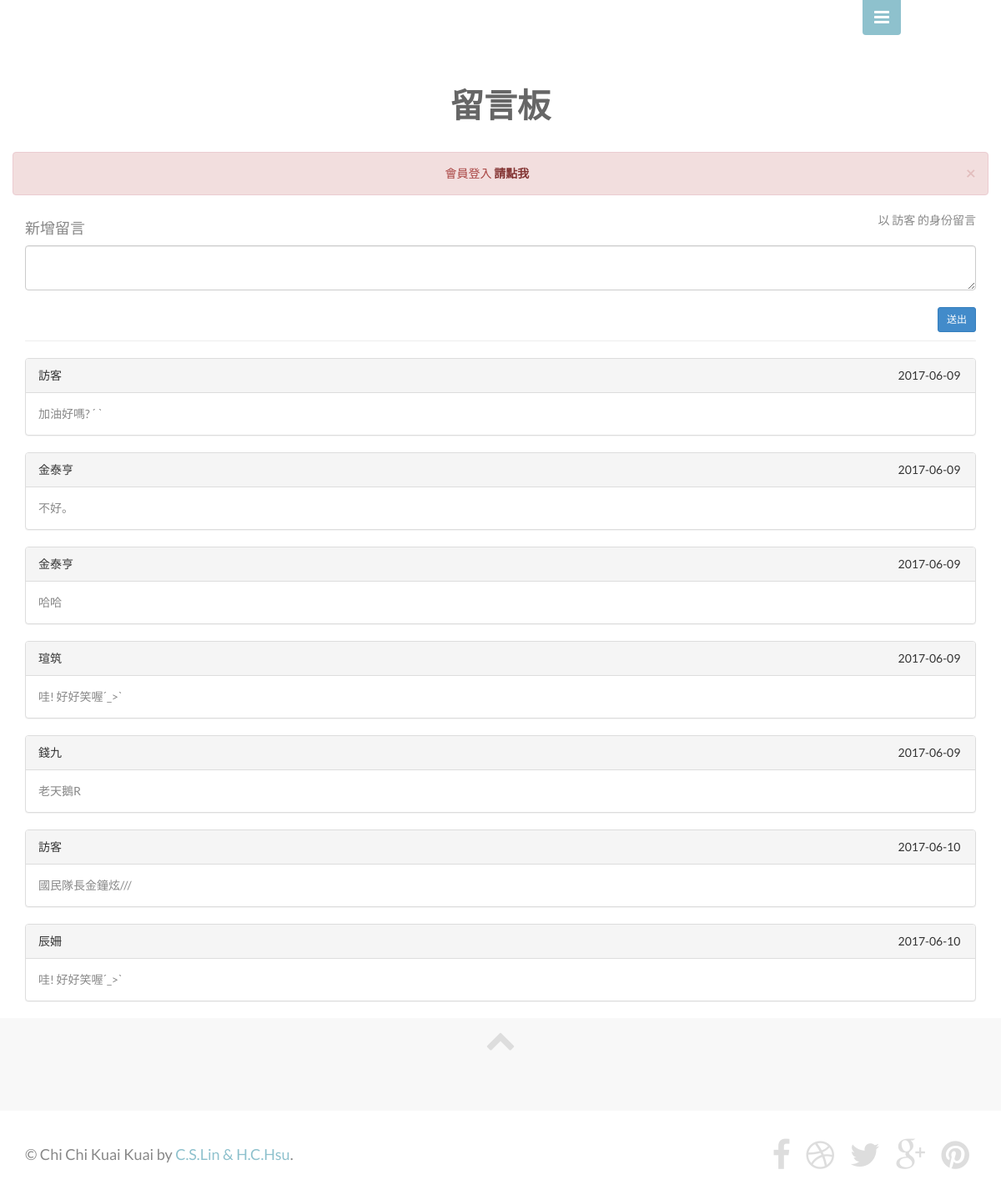
Page /message_total.php on the committed database.
### tables this page shows
CREATE TABLE `message` (
  `id` int(11) NOT NULL auto_increment,
  `guest_id` int(11) NOT NULL,
  `content` text NOT NULL,
  `date` date NOT NULL,
  PRIMARY KEY  (`id`)
);

CREATE TABLE `general` (
  `no` int(255) NOT NULL auto_increment,
  `name` varchar(20) NOT NULL,
  `account` varchar(12) NOT NULL,
  `password` varchar(15) NOT NULL,
  `email` varchar(30) NOT NULL,
  `phone` varchar(10) NOT NULL,
  `address` varchar(50) NOT NULL,
  PRIMARY KEY  (`no`)
);

### message_total.php (the view, shortened to what this page needs)
<?php
$link = mysqli_connect("localhost","root","root123456","group_02") or die("無法開啟MySQL資料庫連結!");
mysqli_query($link, 'SET CHARACTER SET utf8');
mysqli_query($link, "SET collation_connection = 'utf8_unicode_ci'");
?>
    <!DOCTYPE html>
    <html>
    <head>
        <link rel="stylesheet" href="assets/bootstrap/css/bootstrap.min.css">
        <link rel="stylesheet" href="assets/font-awesome/css/font-awesome.min.css">
        <link rel="stylesheet" href="assets/css/animate.css">
        <link rel="stylesheet" href="assets/css/magnific-popup.css">
        <link rel="stylesheet" href="assets/css/form-elements.css">
        <link rel="stylesheet" href="assets/css/style.css">
        <link rel="stylesheet" href="assets/css/media-queries.css">
    </head>
    <body>
        <div class="show-menu"> <a href=""><i class="fa fa-bars"></i></a> </div>
        <div class="container">
            <div class="row">
                <div class="section-description"> <br>
                    <p style="font-size:40px; color:#666666; font-weight:bold;">留言板</p>
                </div>
            </div>
            <br>
            <?
            if (isset($_SESSION['user_id']) == FALSE)
            {
                echo "<div class=\"row\">
                        <div class=\"alert alert-danger alert-dismissable\">
                            <a href=\"#\" class=\"close\" data-dismiss=\"alert\" aria-label=\"close\">&times;</a> 會員登入
                            <a href=\"login.php\" class=\"alert-link\"><strong>請點我</strong></a>
                        </div>
                      </div>";
            }
            ?>
                <p class="pull-right">以
                    <?
                    if ($_SESSION['user_id'] == "llcshan96")
                        echo "辰姍";
                    else if ($_SESSION['user_id'] == "dankong")
                        echo "瑄筑";
                    else if (isset($_SESSION['user_id']))
                        echo $name;
                    else
                        echo "訪客";
                    ?>
                                        的身份留言</p>
                <h4 align = "left">新增留言</h4>
                <form action="message_add.php" method="post">
                    <textarea name="msg" class="form-control"></textarea>
                    <br>
                    <input type="submit" name="submit" value="送出" class="btn btn-primary btn-sm pull-right">
                </form>
                <br>
                <hr>
                <div  align = "left">
            <?
            $result = mysqli_query($link, "SELECT * FROM message ORDER BY id ASC");
            if (mysqli_num_rows($result) > 0)
            {
                while ($row = mysqli_fetch_array($result))
                {
                    $memberRe = mysqli_query($link, "SELECT * FROM general WHERE no='". $row['guest_id'] . "'");
                    $memberRow = mysqli_fetch_array($memberRe);
                    echo "<div class=\"panel panel-default\">
                            <div class=\"panel-heading\">";
                    if ($memberRow)
                        echo $memberRow['name'];
                    else if ($row['guest_id'] == 15)
                        echo "辰姍";
                    else if ($row['guest_id'] == 16)
                        echo "瑄筑";
                    else
                        echo "訪客";
                    echo        "<span class=\"pull-right\">$row[date]&nbsp;";
                    echo        "</span>
                            </div>
                            <div class=\"panel-body\"> $row[content]</div>
                          </div>";
                }
            }
            else
            {
                echo "<p class=\"text-center\">沒有任何訊息！</p>";
            }
            ?>
            </div>
        </div>
        <div class="section-container section-container-gray">
            <div class="container">
                <div class="row">
                    <div class="col-sm-12">
                        <div class="scroll-to-top"> <a class="scroll-link" href="#top-content"><i class="fa fa-chevron-up"></i></a> </div>
                    </div>
                </div>
            </div>
        </div>
        <footer>
            <div class="container">
                <div class="row">
                    <div class="col-sm-7 footer-copyright"> &copy; Chi Chi Kuai Kuai by <a href="aboutus.php">C.S.Lin & H.C.Hsu</a>. </div>
                    <div class="col-sm-5 footer-social"> <a href="#"><i class="fa fa-facebook"></i></a> <a href="#"><i class="fa fa-dribbble"></i></a> <a href="#"><i class="fa fa-twitter"></i></a> <a href="#"><i class="fa fa-google-plus"></i></a> <a href="#"><i class="fa fa-pinterest"></i></a> </div>
                </div>
            </div>
        </footer>
    </body>
    </html>

### assets/css/form-elements.css (style rules this page uses)
input[type="text"], textarea { margin: 0; padding: 14px 10px; vertical-align: middle; background: none; border: 1px solid #ddd; font-family: 'Lato', sans-serif; font-size: 22px; font-weight: 400; color: #ccc; -moz-border-radius: 6px; -webkit-border-radius: 6px; border-radius: 6px; -moz-box-shadow: none; -webkit-box-shadow: none; box-shadow: none; -o-transition: all .3s; -moz-transition: all .3s; -webkit-transition: all .3s; -ms-transition: all .3s; transition: all .3s; }

### assets/css/style.css (style rules this page uses)
body { background: #fff; font-family: 'Lato', sans-serif; font-weight: 400; color: #888; text-align: center; }
strong { font-weight: 700; }
a, a:hover, a:focus { color: #8ec1cd; text-decoration: none; -o-transition: all .3s; -moz-transition: all .3s; -webkit-transition: all .3s; -ms-transition: all .3s; transition: all .3s; }
.section-container { margin: 0 auto; padding-bottom: 60px; }
.section-container-gray { background: #f8f8f8; }
.section-description { margin-top: 60px; padding-bottom: 10px; }
.section-description p { margin-top: 30px; padding: 0 120px; font-size: 18px; line-height: 32px; }
.scroll-to-top { font-size: 36px; }
.scroll-to-top a { color: #ddd; }
.show-menu, .hide-menu { top: -6px; right: 100px; padding: 0 20px; z-index: 999; text-align: center; }
.show-menu { position: fixed; }
.show-menu a, .hide-menu a { display: inline-block; width: 46px; height: 48px; padding-top: 11px; background: #8ec1cd; font-size: 21px; color: #fff; -moz-border-radius: 4px; -webkit-border-radius: 4px; border-radius: 4px; }
footer { padding: 25px 0 20px 0; text-align: right; }
.footer-copyright { margin: 11px 0 0 0; font-size: 18px; line-height: 32px; text-align: left; }
.footer-social a { margin: 0 8px; font-size: 39px; color: #ddd; }

### rows in the picture
message: guest_id "訪客", date "2017-06-09", content "加油好嗎? ˊ ˋ"
message: general.name "金泰亨", date "2017-06-09", content "不好。"
message: general.name "金泰亨", date "2017-06-09", content "哈哈"
message: guest_id "瑄筑", date "2017-06-09", content "哇! 好好笑喔ˊ_>ˋ"
message: general.name "錢九", date "2017-06-09", content "老天鵝R"
message: guest_id "訪客", date "2017-06-10", content "國民隊長金鐘炫///"
message: guest_id "辰姍", date "2017-06-10", content "哇! 好好笑喔ˊ_>ˋ"
